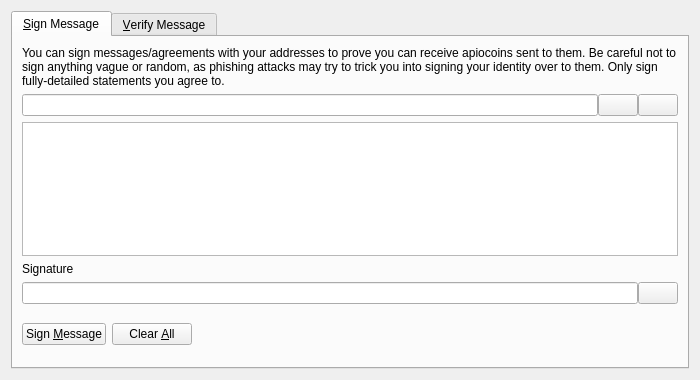
<?xml version="1.0" encoding="UTF-8"?>
<ui version="4.0">
 <class>SignVerifyMessageDialog</class>
 <widget class="QDialog" name="SignVerifyMessageDialog">
  <property name="geometry">
   <rect>
    <x>0</x>
    <y>0</y>
    <width>700</width>
    <height>380</height>
   </rect>
  </property>
  <property name="windowTitle">
   <string>Signatures - Sign / Verify a Message</string>
  </property>
  <property name="modal">
   <bool>true</bool>
  </property>
  <layout class="QVBoxLayout" name="verticalLayout">
   <item>
    <widget class="QTabWidget" name="tabWidget">
     <property name="currentIndex">
      <number>0</number>
     </property>
     <widget class="QWidget" name="tabSignMessage">
      <attribute name="title">
       <string>&amp;Sign Message</string>
      </attribute>
      <layout class="QVBoxLayout" name="verticalLayout_SM">
       <item>
        <widget class="QLabel" name="infoLabel_SM">
         <property name="text">
          <string>You can sign messages/agreements with your addresses to prove you can receive apiocoins sent to them. Be careful not to sign anything vague or random, as phishing attacks may try to trick you into signing your identity over to them. Only sign fully-detailed statements you agree to.</string>
         </property>
         <property name="textFormat">
          <enum>Qt::PlainText</enum>
         </property>
         <property name="wordWrap">
          <bool>true</bool>
         </property>
        </widget>
       </item>
       <item>
        <layout class="QHBoxLayout" name="horizontalLayout_1_SM">
         <property name="spacing">
          <number>0</number>
         </property>
         <item>
          <widget class="QValidatedLineEdit" name="addressIn_SM">
           <property name="toolTip">
            <string>The Apiocoin address to sign the message with</string>
           </property>
          </widget>
         </item>
         <item>
          <widget class="QPushButton" name="addressBookButton_SM">
           <property name="toolTip">
            <string>Choose previously used address</string>
           </property>
           <property name="text">
            <string/>
           </property>
           <property name="icon">
            <iconset resource="../bitcoin.qrc">
             <normaloff>:/icons/address-book</normaloff>:/icons/address-book</iconset>
           </property>
           <property name="shortcut">
            <string>Alt+A</string>
           </property>
           <property name="autoDefault">
            <bool>false</bool>
           </property>
          </widget>
         </item>
         <item>
          <widget class="QPushButton" name="pasteButton_SM">
           <property name="toolTip">
            <string>Paste address from clipboard</string>
           </property>
           <property name="text">
            <string/>
           </property>
           <property name="icon">
            <iconset resource="../bitcoin.qrc">
             <normaloff>:/icons/editpaste</normaloff>:/icons/editpaste</iconset>
           </property>
           <property name="shortcut">
            <string>Alt+P</string>
           </property>
           <property name="autoDefault">
            <bool>false</bool>
           </property>
          </widget>
         </item>
        </layout>
       </item>
       <item>
        <widget class="QPlainTextEdit" name="messageIn_SM">
         <property name="toolTip">
          <string>Enter the message you want to sign here</string>
         </property>
        </widget>
       </item>
       <item>
        <widget class="QLabel" name="signatureLabel_SM">
         <property name="text">
          <string>Signature</string>
         </property>
         <property name="textFormat">
          <enum>Qt::PlainText</enum>
         </property>
        </widget>
       </item>
       <item>
        <layout class="QHBoxLayout" name="horizontalLayout_2_SM">
         <property name="spacing">
          <number>0</number>
         </property>
         <item>
          <widget class="QLineEdit" name="signatureOut_SM">
           <property name="font">
            <font>
             <italic>true</italic>
            </font>
           </property>
           <property name="readOnly">
            <bool>true</bool>
           </property>
          </widget>
         </item>
         <item>
          <widget class="QPushButton" name="copySignatureButton_SM">
           <property name="toolTip">
            <string>Copy the current signature to the system clipboard</string>
           </property>
           <property name="text">
            <string/>
           </property>
           <property name="icon">
            <iconset resource="../bitcoin.qrc">
             <normaloff>:/icons/editcopy</normaloff>:/icons/editcopy</iconset>
           </property>
           <property name="autoDefault">
            <bool>false</bool>
           </property>
          </widget>
         </item>
        </layout>
       </item>
       <item>
        <layout class="QHBoxLayout" name="horizontalLayout_3_SM">
         <item>
          <widget class="QPushButton" name="signMessageButton_SM">
           <property name="toolTip">
            <string>Sign the message to prove you own this Apiocoin address</string>
           </property>
           <property name="text">
            <string>Sign &amp;Message</string>
           </property>
           <property name="icon">
            <iconset resource="../bitcoin.qrc">
             <normaloff>:/icons/edit</normaloff>:/icons/edit</iconset>
           </property>
           <property name="autoDefault">
            <bool>false</bool>
           </property>
          </widget>
         </item>
         <item>
          <widget class="QPushButton" name="clearButton_SM">
           <property name="toolTip">
            <string>Reset all sign message fields</string>
           </property>
           <property name="text">
            <string>Clear &amp;All</string>
           </property>
           <property name="icon">
            <iconset resource="../bitcoin.qrc">
             <normaloff>:/icons/remove</normaloff>:/icons/remove</iconset>
           </property>
           <property name="autoDefault">
            <bool>false</bool>
           </property>
          </widget>
         </item>
         <item>
          <spacer name="horizontalSpacer_1_SM">
           <property name="orientation">
            <enum>Qt::Horizontal</enum>
           </property>
           <property name="sizeHint" stdset="0">
            <size>
             <width>40</width>
             <height>48</height>
            </size>
           </property>
          </spacer>
         </item>
         <item>
          <widget class="QLabel" name="statusLabel_SM">
           <property name="font">
            <font>
             <weight>75</weight>
             <bold>true</bold>
            </font>
           </property>
           <property name="text">
            <string/>
           </property>
           <property name="wordWrap">
            <bool>true</bool>
           </property>
          </widget>
         </item>
         <item>
          <spacer name="horizontalSpacer_2_SM">
           <property name="orientation">
            <enum>Qt::Horizontal</enum>
           </property>
           <property name="sizeHint" stdset="0">
            <size>
             <width>40</width>
             <height>48</height>
            </size>
           </property>
          </spacer>
         </item>
        </layout>
       </item>
      </layout>
     </widget>
     <widget class="QWidget" name="tabVerifyMessage">
      <attribute name="title">
       <string>&amp;Verify Message</string>
      </attribute>
      <layout class="QVBoxLayout" name="verticalLayout_VM">
       <item>
        <widget class="QLabel" name="infoLabel_VM">
         <property name="text">
          <string>Enter the receiver's address, message (ensure you copy line breaks, spaces, tabs, etc. exactly) and signature below to verify the message. Be careful not to read more into the signature than what is in the signed message itself, to avoid being tricked by a man-in-the-middle attack. Note that this only proves the signing party receives with the address, it cannot prove sendership of any transaction!</string>
         </property>
         <property name="textFormat">
          <enum>Qt::PlainText</enum>
         </property>
         <property name="alignment">
          <set>Qt::AlignLeading|Qt::AlignLeft|Qt::AlignTop</set>
         </property>
         <property name="wordWrap">
          <bool>true</bool>
         </property>
        </widget>
       </item>
       <item>
        <layout class="QHBoxLayout" name="horizontalLayout_1_VM">
         <property name="spacing">
          <number>0</number>
         </property>
         <item>
          <widget class="QValidatedLineEdit" name="addressIn_VM">
           <property name="toolTip">
            <string>The Apiocoin address the message was signed with</string>
           </property>
          </widget>
         </item>
         <item>
          <widget class="QPushButton" name="addressBookButton_VM">
           <property name="toolTip">
            <string>Choose previously used address</string>
           </property>
           <property name="text">
            <string/>
           </property>
           <property name="icon">
            <iconset resource="../bitcoin.qrc">
             <normaloff>:/icons/address-book</normaloff>:/icons/address-book</iconset>
           </property>
           <property name="shortcut">
            <string>Alt+A</string>
           </property>
           <property name="autoDefault">
            <bool>false</bool>
           </property>
          </widget>
         </item>
        </layout>
       </item>
       <item>
        <widget class="QPlainTextEdit" name="messageIn_VM"/>
       </item>
       <item>
        <widget class="QValidatedLineEdit" name="signatureIn_VM"/>
       </item>
       <item>
        <layout class="QHBoxLayout" name="horizontalLayout_2_VM">
         <item>
          <widget class="QPushButton" name="verifyMessageButton_VM">
           <property name="toolTip">
            <string>Verify the message to ensure it was signed with the specified Apiocoin address</string>
           </property>
           <property name="text">
            <string>Verify &amp;Message</string>
           </property>
           <property name="icon">
            <iconset resource="../bitcoin.qrc">
             <normaloff>:/icons/transaction_0</normaloff>:/icons/transaction_0</iconset>
           </property>
           <property name="autoDefault">
            <bool>false</bool>
           </property>
          </widget>
         </item>
         <item>
          <widget class="QPushButton" name="clearButton_VM">
           <property name="toolTip">
            <string>Reset all verify message fields</string>
           </property>
           <property name="text">
            <string>Clear &amp;All</string>
           </property>
           <property name="icon">
            <iconset resource="../bitcoin.qrc">
             <normaloff>:/icons/remove</normaloff>:/icons/remove</iconset>
           </property>
           <property name="autoDefault">
            <bool>false</bool>
           </property>
          </widget>
         </item>
         <item>
          <spacer name="horizontalSpacer_1_VM">
           <property name="orientation">
            <enum>Qt::Horizontal</enum>
           </property>
           <property name="sizeHint" stdset="0">
            <size>
             <width>40</width>
             <height>48</height>
            </size>
           </property>
          </spacer>
         </item>
         <item>
          <widget class="QLabel" name="statusLabel_VM">
           <property name="font">
            <font>
             <weight>75</weight>
             <bold>true</bold>
            </font>
           </property>
           <property name="text">
            <string/>
           </property>
           <property name="wordWrap">
            <bool>true</bool>
           </property>
          </widget>
         </item>
         <item>
          <spacer name="horizontalSpacer_2_VM">
           <property name="orientation">
            <enum>Qt::Horizontal</enum>
           </property>
           <property name="sizeHint" stdset="0">
            <size>
             <width>40</width>
             <height>48</height>
            </size>
           </property>
          </spacer>
         </item>
        </layout>
       </item>
      </layout>
     </widget>
    </widget>
   </item>
  </layout>
 </widget>
 <customwidgets>
  <customwidget>
   <class>QValidatedLineEdit</class>
   <extends>QLineEdit</extends>
   <header>qt/qvalidatedlineedit.h</header>
  </customwidget>
 </customwidgets>
 <resources>
  <include location="../bitcoin.qrc"/>
 </resources>
 <connections/>
</ui>
